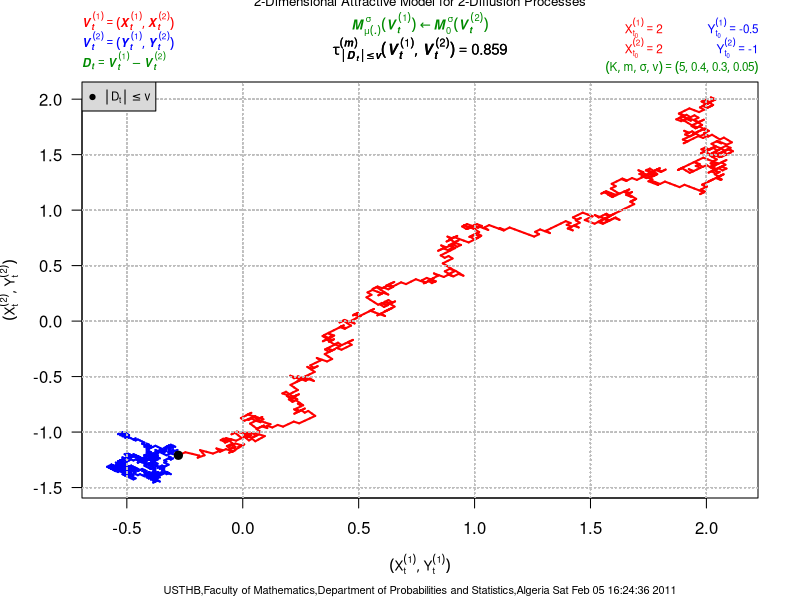

The R source for this figure:
## Sat Feb 05 16:24:36 2011
## Guidoum Arsalane (PG-PS/USTHB)

N=3000;t0=0;Dt=0.001;T=1;X1_0=2;X2_0=2;Y1_0=-0.5;Y2_0=-1;v=0.05;K=5;m=0.4;Sigma=0.3;

Sigmax <- Sigma
Sigmay <- Sigma
drifx1     <- expression( (-K*(x1-y1)) / (sqrt((x1-y1)^2+(x2-y2)^2))^(m+1) )
drifx2     <- expression( (-K*(x2-y2)) / (sqrt((x1-y1)^2+(x2-y2)^2))^(m+1) )
diffx      <- expression( Sigmax ) 
diffy      <- expression( Sigmay )

Ax1    <- function(t,x1,x2,y1,y2)  eval(drifx1)
Ax2    <- function(t,x1,x2,y1,y2)  eval(drifx2)
Sx     <- function(t,x1,x2,y1,y2)  eval(diffx)
Sy     <- function(t,x1,x2,y1,y2)  eval(diffy)

if(missing(Dt)){t <- seq (t0 ,T, length =N+1)} else {t <- c(t0 ,t0+ cumsum(rep(Dt,N)))
                T <- t[N +1]}

Dt= (T-t0)/N 
ux1 = runif(N,0,1)
ox1 = rep(1,N)
ox1 [ which(ux1 < 0.5) ] = -1
wx1 = cumsum(c(0,ox1))*sqrt((T-t0)/N)
Dx1     <- diff(wx1)

ux2 = runif(N,0,1)
ox2 = rep(1,N)
ox2 [ which(ux2 < 0.5) ] = -1
wx2 = cumsum(c(0,ox2))*sqrt((T-t0)/N)
Dx2     <- diff(wx2)

uy1 = runif(N,0,1)
oy1 = rep(1,N)
oy1 [ which(uy1 < 0.5) ] = -1
wy1 = cumsum(c(0,oy1))*sqrt((T-t0)/N)
Dy1     <- diff(wy1)

uy2 = runif(N,0,1)
oy2 = rep(1,N)
oy2 [ which(uy2 < 0.5) ] = -1
wy2 = cumsum(c(0,oy2))*sqrt((T-t0)/N)
Dy2     <- diff(wy2)

X1    <- numeric()
X2    <- numeric()
Y1    <- numeric()
Y2    <- numeric()
D     <- numeric()
X1[1] <- X1_0
X2[1] <- X2_0
Y1[1] <- Y1_0
Y2[1] <- Y2_0

for (i in 2:(N+1)){ 
        Y1[i] = Y1[i-1] + Sy(t[i-1],X1[i-1],X2[i-1],Y1[i-1],Y2[i-1]) * Dy1[i-1]
        Y2[i] = Y2[i-1] + Sy(t[i-1],X1[i-1],X2[i-1],Y1[i-1],Y2[i-1]) * Dy2[i-1]       
        X1[i] = X1[i-1] + Ax1(t[i-1],X1[i-1],X2[i-1],Y1[i-1],Y2[i-1])*Dt + 
                2 * Sx(t[i-1],X1[i-1],X2[i-1],Y1[i-1],Y2[i-1]) * Dx1[i-1]
        X2[i] = X2[i-1] + Ax2(t[i-1],X1[i-1],X2[i-1],Y1[i-1],Y2[i-1])*Dt + 
                2 * Sx(t[i-1],X1[i-1],X2[i-1],Y1[i-1],Y2[i-1]) * Dx2[i-1]
}
for (i in 1:(N+1)){D[i]  = sqrt((X1[i]-Y1[i])^2 + (X2[i]-Y2[i])^2)}
NN <- which(D <= v)
if(length(NN)>0) {nn <- min(NN)}
if(length(NN)> 0){D <- D[seq(1,nn,by=1)]}
if(length(NN)> 0){X1 <- X1[seq(1,nn,by=1)]}
if(length(NN)> 0){X2 <- X2[seq(1,nn,by=1)]}
if(length(NN)> 0){Y1 <- Y1[seq(1,nn,by=1)]}
if(length(NN)> 0){Y2 <- Y2[seq(1,nn,by=1)]}
if(length(NN)> 0){t <- t[seq(1,nn,by=1)]}

plot(X1,X2,type="n",las=1,xlim=c(min(min(X1,Y1)),max(max(X1,Y1))),ylim=c(min(min(X2,Y2)),max(max(X2,Y2))),
     xlab=expression((list(X[t]^(1),Y[t]^(1)))),ylab=expression((list(X[t]^(2),Y[t]^(2)))),cex.lab=0.8)

mtext(expression("2-Dimensional Attractive Model for 2-Diffusion Processes"),line=3.55,adj=0.5,cex=0.8,col="black")
mtext(expression( bolditalic(M[mu(.)]^sigma * (V[t]^(1)) %<-% M[0]^sigma*(V[t]^(2)))),line=2.1,adj=0.5,cex=0.8,col="green4")

mtext(bquote( bolditalic(V[t]^(1)==(list(X[t]^(1),X[t]^(2))) ) ),cex=0.7,adj=0,line=2.4,col="red")
mtext(bquote( bolditalic(V[t]^(2)==(list(Y[t]^(1),Y[t]^(2))) ) ),cex=0.7,adj=0,line=1.4,col="blue")
mtext(bquote( bolditalic(D[t]==V[t]^(1) - V[t]^(2)) ),cex=0.7,adj=0,line=0.4,col="green4")
mtext(bquote(X[t[0]]^(1)==.(X1_0)),line=2,adj=0.85,cex=0.7,col="red")
mtext(bquote(X[t[0]]^(2)==.(X2_0)),line=1,adj=0.85,cex=0.7,col="red")
mtext(bquote(Y[t[0]]^(1)==.(Y1_0)),line=2,adj=1,cex=0.7,col="blue")
mtext(bquote(Y[t[0]]^(2)==.(Y2_0)),line=1,adj=1,cex=0.7,col="blue")
mtext(bquote((list(K,m,sigma,v))==(list(.(K),.(m),.(Sigmax),.(v)))),line=0.2,adj=1,cex=0.7,col="green4")

for (i in 1:length(D)){
lines(c(Y1[i],Y1[i+1]),c(Y2[i],Y2[i+1]),type="l",col="blue",panel.frist=grid(col="gray"),lwd=2)
lines(c(X1[i],X1[i+1]),c(X2[i],X2[i+1]),type="l",col="red",lwd=2)
                 }
n <- which(D <= v)
if (length(n) > 0) {
thoV1V2 <- t[min(n)]
mtext(bquote( bolditalic( tau[group("||",D[t],"||")<=v]^(m)*(list(V[t]^(1),V[t]^(2)))==.(round(thoV1V2,4)) )  ),cex=0.9,adj=0.5,line=0.8,col="black")
points(X1[length(D)],X2[length(D)],pch=19,col="black",cex=1.1)
legend("topleft",bg="gray85",border="gray",expression(group("||",D[t],"||")<=v),col=c("black"),pch=19,cex=0.7)
}
thoV1V2 <- t[min(n)]
mtext(bquote( bolditalic( tau[group("||",D[t],"||")<=v]^(m)*(list(V[t]^(1),V[t]^(2)))==.(round(thoV1V2,4)) )  ),cex=0.9,adj=0.5,line=0.8,col="black")
mtext(paste("USTHB,Faculty of Mathematics,Department of Probabilities and Statistics,Algeria Sat Feb 05 16:24:36 2011"),side = 1, line = 4, adj = 0.5, cex = .66)


 